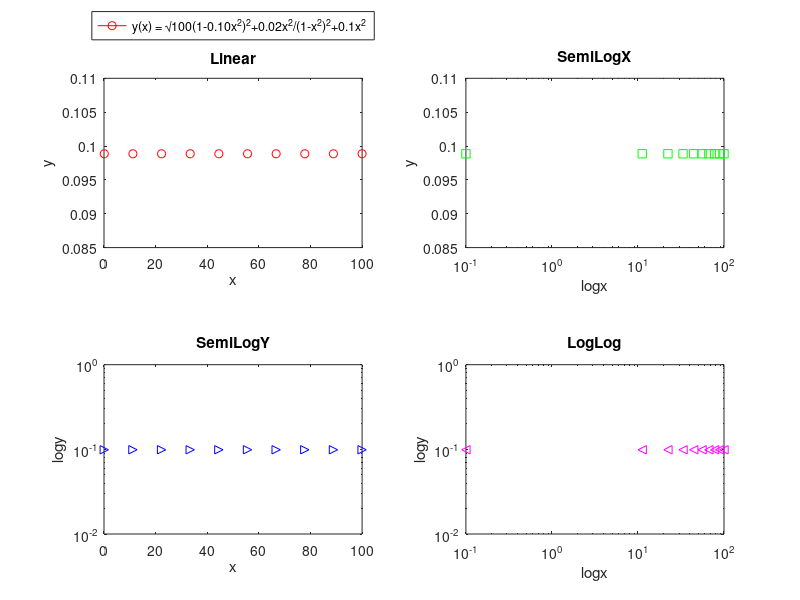

Reproduce this figure in MATLAB.
% Script drawing sublots with different axis scale of the same function.
% Author: Chris B. Kirov
% Date: 16.09.2017 
clc
clear
close all

x = linspace(0.1, 100, 10);
denominator = ( 1 - (x.^2) ).^2 + (0.1 .* x.^2);

if all(denominator) == 0                                       % Check for divisions by 0.
  error('Function has undefined value: y = 1/0 !');  
end  

numerator = 100 .* (1 - (0.01 .* x.^2) ).^2 + (0.02 .* x.^2);

y = sqrt(numerator / denominator);                    % Calculate function values.

fh = figure();                                                         % Get figure handle.

subplot(2, 2, 1);                                                    % Create subplot.
plot(x, y, 'ro-');
title('Linear');
xlabel('x');
ylabel('y');
 
description = "y(x) = \\surd{{100(1-0.10x^2)^2+0.02x^2}/{(1-x^2)^2+0.1x^2}}";
l = legend(description);
set(l, "location", "northoutside");

subplot(2, 2, 2);
semilogx(x, y, 'gs-.');
title('SemiLogX');
xlabel('logx');
ylabel('y');
 
subplot(2, 2, 3);
semilogy(x, y, 'b>-.');
title('SemiLogY');
xlabel('x');
ylabel('logy');
 
subplot(2, 2, 4);
loglog(x, y, 'm<-.');
title('LogLog');
xlabel('logx');
ylabel('logy');

absolutepath = 'D:\\Matlab Projects\\Intro to MATLAB - Octave\\';
filename = sprintf('%sChapter11Exercise2.pdf', absolutepath);
print(fh, filename);
 


 